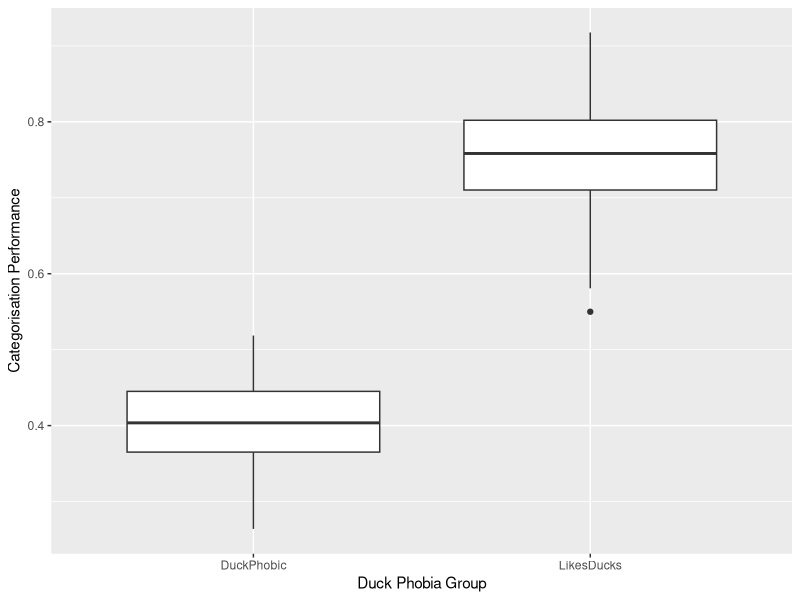
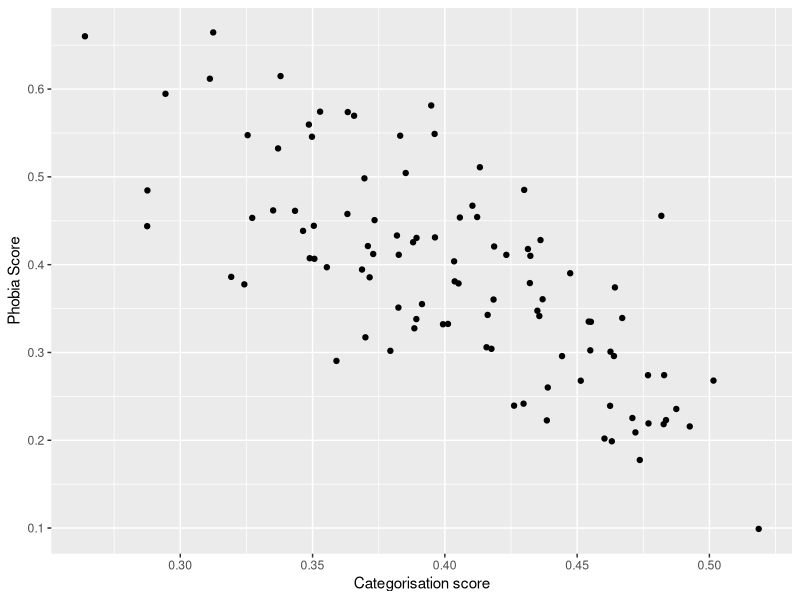
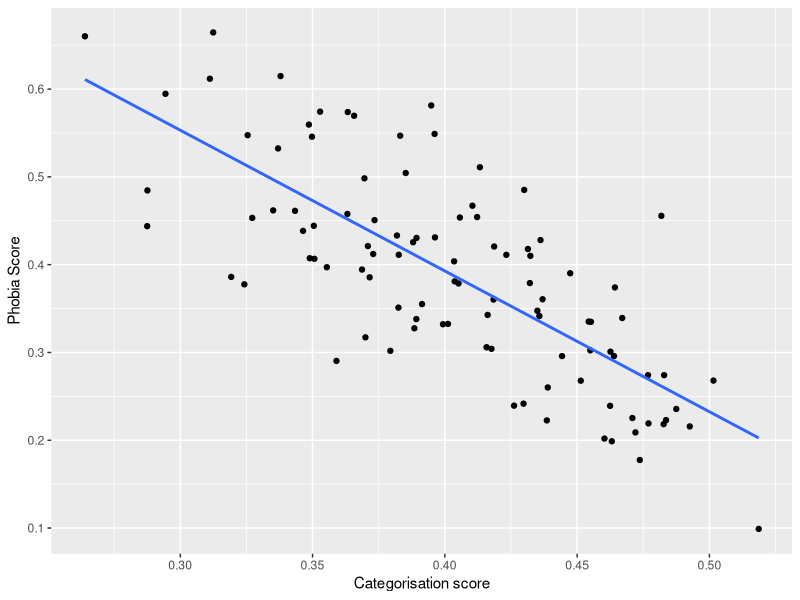
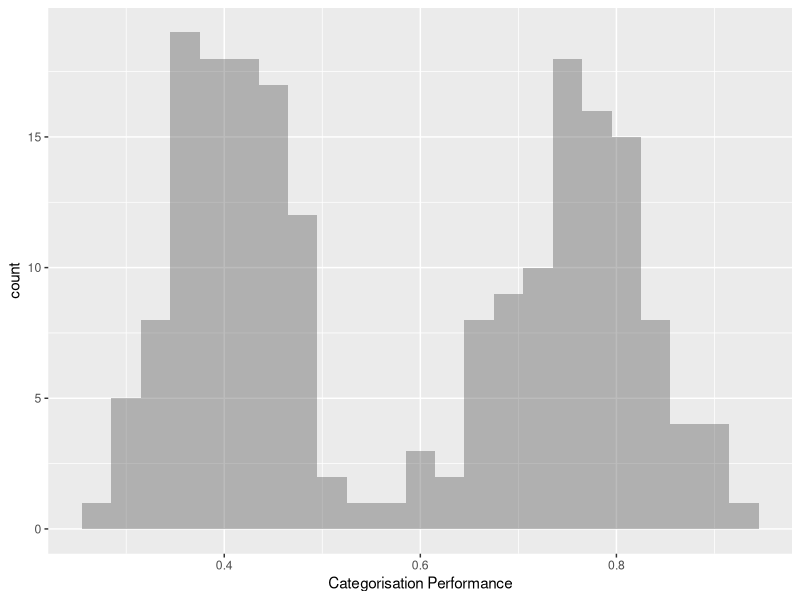
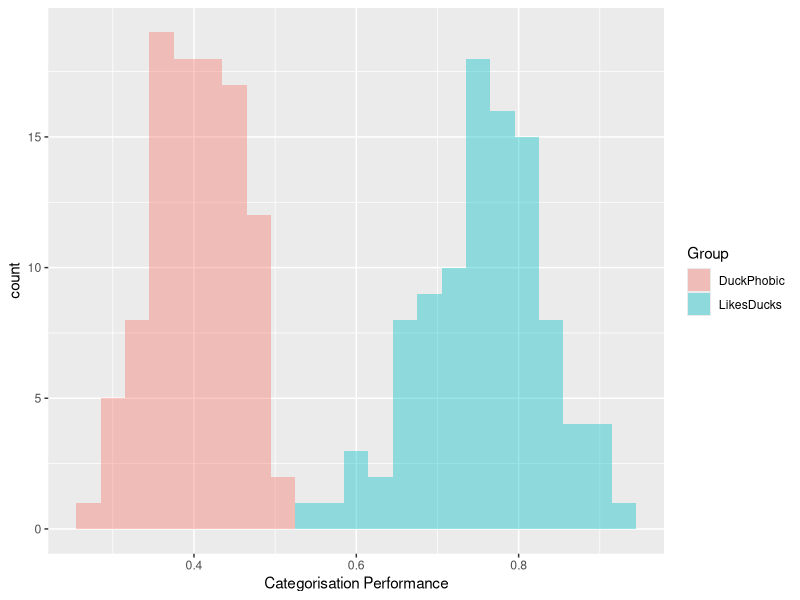

Write R code to recreate these figures, in order.
## ---- chunk 1

#if you don't have RMarkdown installed, need to install it:
#install.packages("rmarkdown")

#Set working directory 
#Note you need to replace this filepath with your current directory
setwd("/Users/00089951/Dropbox/RTWs/R workshop materials 2019/RWorkshop2")
list.files()

#Load packages
library(psych)
library(ggplot2)
## ---- chunk 2
DuckData <- read.csv("DuckGroups.csv", header = TRUE, na.strings = "")
str(DuckData)
## ---- chunk 3
describe(DuckData$DuckCategPerform)
describeBy(DuckData$DuckCategPerform, group = DuckData$Group)
describeBy(DuckData$DuckCategPerform, group = DuckData$Group, mat = TRUE)
describeBy(DuckData$Phobiascore, group = DuckData$Group, mat = TRUE)
## ---- chunk 4
t.test(DuckCategPerform ~ Group, data = DuckData, var.equal = TRUE)
## ---- chunk 5
DuckPhobicPeople <- DuckData[DuckData$Group == ("DuckPhobic"),]
cor.test(DuckPhobicPeople$DuckCategPerform, DuckPhobicPeople$Phobiascore, method = "pearson")
regresults <- lm(DuckCategPerform ~ Phobiascore, data = DuckPhobicPeople)
summary(regresults)
## ---- chunk 6
#Boxplot for Group differences in Duck Categorisation Performance
ggplot(DuckData, aes(Group,DuckCategPerform)) + geom_boxplot() + xlab("Duck Phobia Group") + ylab("Categorisation Performance")

#Scatterplot for the relationship between Phobiascore and Duck Categorisation Performance in Duck Phobic People
ggplot(DuckPhobicPeople, aes(DuckCategPerform, Phobiascore)) + geom_point() + xlab("Categorisation score") + ylab("Phobia Score")
## ---- chunk 7

#Between-subjects ANOVA for Group differences in categorization performance
ANOVAmod <- aov(DuckCategPerform ~ Group, data = DuckData)
summary(ANOVAmod)

#Scatterplot for the relationship between Phobiascore and Duck Categorisation Performance in Duck Phobic People with a fitted regression line (the geom_smooth function. lm refers to linear model)
ggplot(DuckPhobicPeople, aes(DuckCategPerform, Phobiascore)) + geom_point() + geom_smooth(method = lm,se = FALSE) + xlab("Categorisation score") + ylab("Phobia Score")

#Histogram for duck categorisation performance. 
ggplot(DuckData, aes(DuckCategPerform)) + geom_histogram(binwidth=.03, alpha=.4) + xlab("Categorisation Performance")

#But wait! There are two groups of participants, LikesDucks and DuckPhobic. Let's use the fill function to colour the histogram so that we know which columns belong to which group.
ggplot(DuckData, aes(DuckCategPerform, fill = Group)) + geom_histogram(binwidth=.03, alpha=.4) + xlab("Categorisation Performance")
